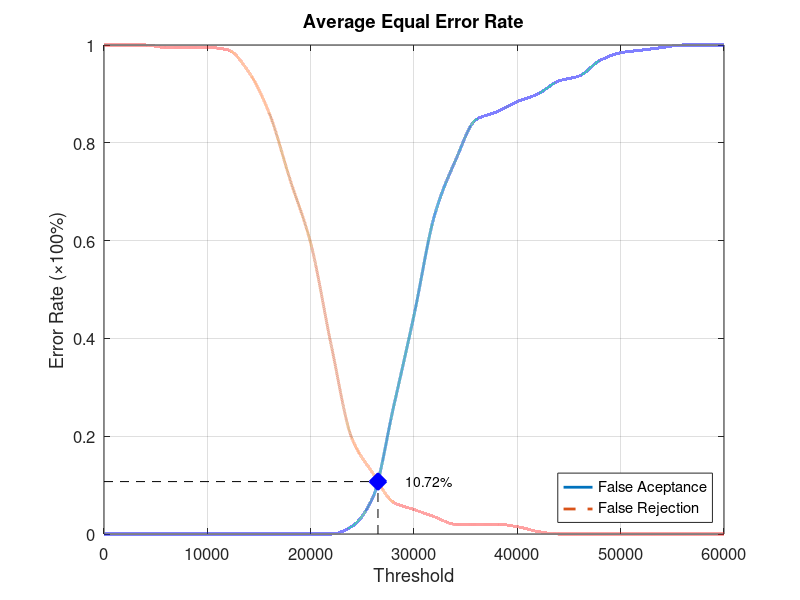
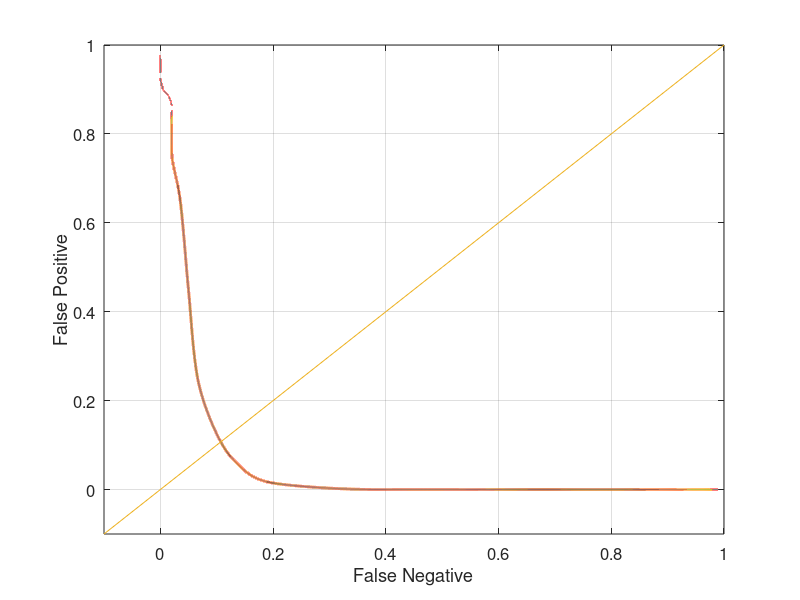

Write the MATLAB code that produced these figures, in order.
function yEER = Database3_4
close all;
clear;
clc;
x = 0:2000:60000;
xq = 0:0.5:60000;

y0 = [0 0 0 0 0 0 0 0 0 0 0 0 0.0157895 0.0736842 0.257895 0.447368 0.652632 0.763158 0.847368 0.863158 0.884211 0.9 0.926316 0.936842 0.968421 0.984211 0.989474 0.994737 1 1 1];
yy0 = interp1(x, y0, xq, 'pchip');
y1 = [1 1 1 0.995 0.995 0.995 0.99 0.945 0.86 0.725 0.595 0.385 0.195 0.125 0.065 0.05 0.035 0.02 0.02 0.02 0.015 0.005 0 0 0 0 0 0 0 0 0];
yy1 = interp1(x, y1, xq, 'pchip');

% Calculating EER: 
y2 = abs(y0 - y1);
find(y2 == min(y2))
yy2 = abs(yy0 - yy1);
xEER = find(yy2 == min(yy2));
xEERIndex = xq(xEER) % X-axis EER
yEER = yy0(xEER) % Y-axis EER

main = figure
plot(xq, yy0,'-','LineWidth', 2);	hold on
plot(xq, yy1,'--','LineWidth', 2);	hold on
plot([xEERIndex xEERIndex], [0 yEER], 'k--');	hold on
plot([0 xEERIndex], [yEER yEER], 'k--');	hold on
plot(xEERIndex, yEER, 'bx', 'LineWidth', 10);	hold on
text(xEERIndex + 10 * xEERIndex / 100, yEER, [num2str(round((10000 * yEER)) / 100) '%'])
legend('False Aceptance', 'False Rejection', 'Location', 'SouthEast')
xlabel('Threshold')
ylabel('Error Rate (\times100%)')
title('Average Equal Error Rate')
set(gca, 'FontSize', 12)
axis([0 60000 0 1])
grid on

print(main, 'Database3_4Main', '-dpng');
FNRxFPR = figure('Color', [1 1 1]);
plot(yy1, yy0, '-', yy1, yy0, 'LineWidth', 2);
hold on
y = -0.1:0.1:1
plot(y, y); 
set(gca, 'FontSize', 12)
xlabel('False Negative')
ylabel('False Positive')
axis([-0.1 1 -0.1 1])
set(gca, 'FontSize', 12)
grid on

print(FNRxFPR, 'Database3_4FNRxFPR','-dpng');
end
